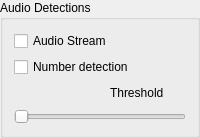
             <widget class="QGroupBox" name="groupBox_4">
              <property name="sizePolicy">
               <sizepolicy hsizetype="Maximum" vsizetype="Preferred">
                <horstretch>0</horstretch>
                <verstretch>0</verstretch>
               </sizepolicy>
              </property>
              <property name="acceptDrops">
               <bool>false</bool>
              </property>
              <property name="title">
               <string>Audio Detections</string>
              </property>
              <layout class="QVBoxLayout" name="verticalLayout_14" stretch="1,1,0,0">
               <item>
                <widget class="QCheckBox" name="subscriber_box_audio_1">
                 <property name="text">
                  <string>Audio Stream</string>
                 </property>
                </widget>
               </item>
               <item>
                <widget class="QCheckBox" name="subscriber_box_audio_0">
                 <property name="text">
                  <string>Number detection</string>
                 </property>
                </widget>
               </item>
               <item>
                <layout class="QHBoxLayout" name="horizontalLayout_42">
                 <item>
                  <spacer name="horizontalSpacer_5">
                   <property name="orientation">
                    <enum>Qt::Horizontal</enum>
                   </property>
                   <property name="sizeHint" stdset="0">
                    <size>
                     <width>40</width>
                     <height>20</height>
                    </size>
                   </property>
                  </spacer>
                 </item>
                 <item>
                  <widget class="QLabel" name="label_9">
                   <property name="text">
                    <string>Threshold</string>
                   </property>
                  </widget>
                 </item>
                 <item>
                  <widget class="QLabel" name="thresholdInd">
                   <property name="sizePolicy">
                    <sizepolicy hsizetype="Preferred" vsizetype="Fixed">
                     <horstretch>0</horstretch>
                     <verstretch>0</verstretch>
                    </sizepolicy>
                   </property>
                   <property name="minimumSize">
                    <size>
                     <width>16</width>
                     <height>0</height>
                    </size>
                   </property>
                   <property name="autoFillBackground">
                    <bool>false</bool>
                   </property>
                   <property name="text">
                    <string/>
                   </property>
                  </widget>
                 </item>
                </layout>
               </item>
               <item>
                <widget class="QSlider" name="thresholdSlider">
                 <property name="maximum">
                  <number>40</number>
                 </property>
                 <property name="orientation">
                  <enum>Qt::Horizontal</enum>
                 </property>
                </widget>
               </item>
              </layout>
             </widget>
